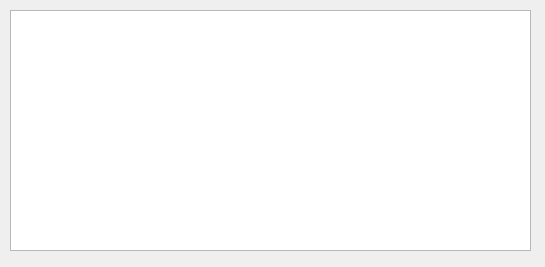
<?xml version="1.0" encoding="UTF-8"?>
<ui version="4.0">
 <class>TextEdit</class>
 <widget class="QWidget" name="TextEdit">
  <property name="geometry">
   <rect>
    <x>0</x>
    <y>0</y>
    <width>545</width>
    <height>267</height>
   </rect>
  </property>
  <property name="windowTitle">
   <string>Form</string>
  </property>
  <widget class="QTextEdit" name="textEdit">
   <property name="geometry">
    <rect>
     <x>10</x>
     <y>10</y>
     <width>521</width>
     <height>241</height>
    </rect>
   </property>
   <property name="readOnly">
    <bool>true</bool>
   </property>
   <property name="overwriteMode">
    <bool>false</bool>
   </property>
  </widget>
 </widget>
 <resources/>
 <connections/>
</ui>
